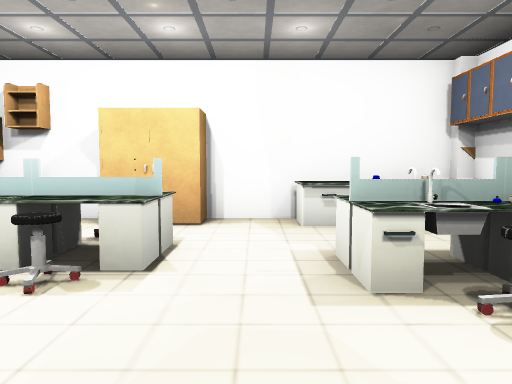
View 1 (above)

24 first-person views from a walk through a 3-D level made in the Unity game engine. The camera is 1.4 m above the floor, tilts 4° down and sees 70° across. Doors are open. The floor is counted in squares, 2 m on a side. Each view is taken from the middle of a square. On the plan, view 1 faces up. The plan holds only what a view shows up to about 11 squares ahead; the rest is blank. The place goes on beyond the plan. The player character is not drawn. Some surface patterns are stand-ins.

View 2
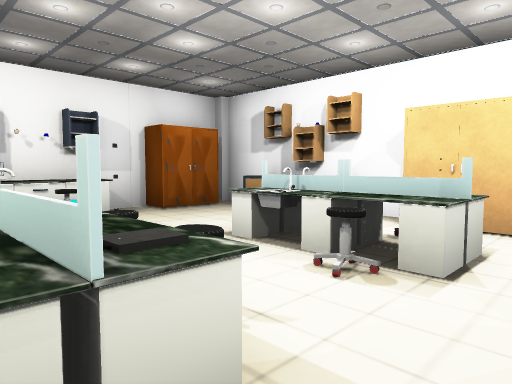

View 3
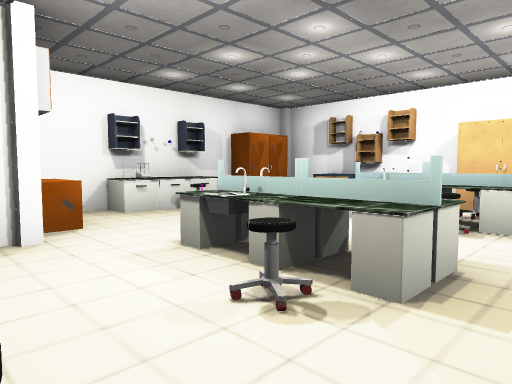

View 4
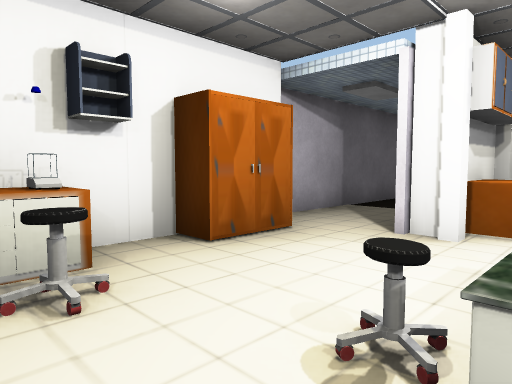

View 5
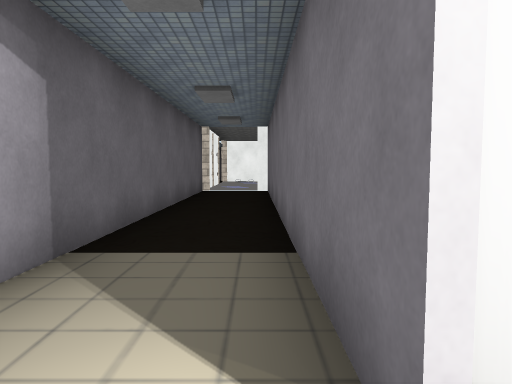

View 6
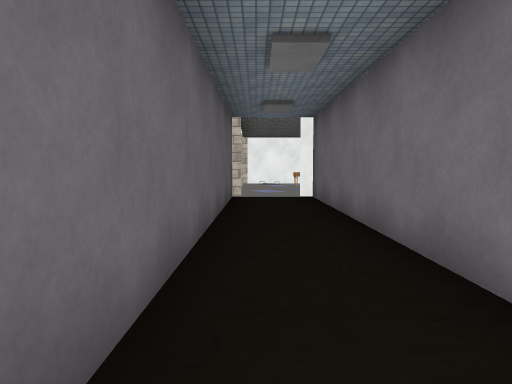

View 7
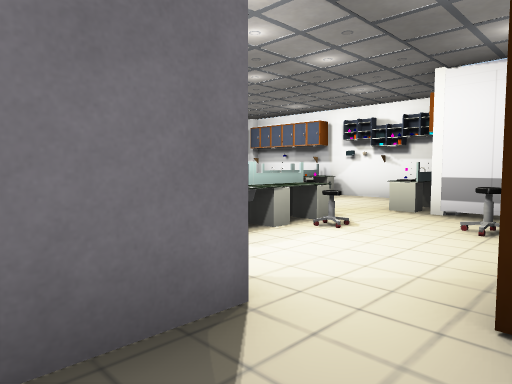

View 8
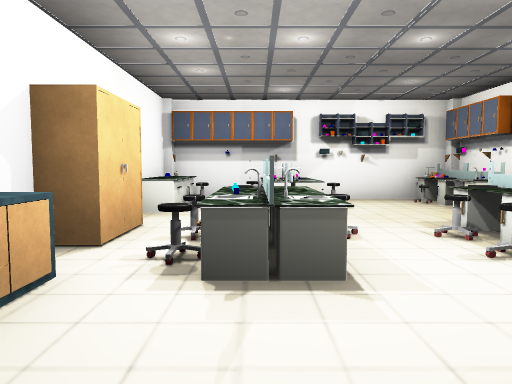

View 9
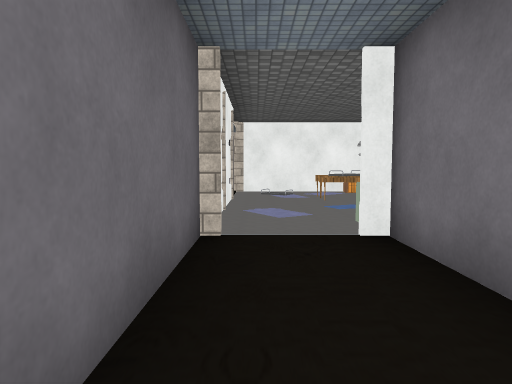

View 10
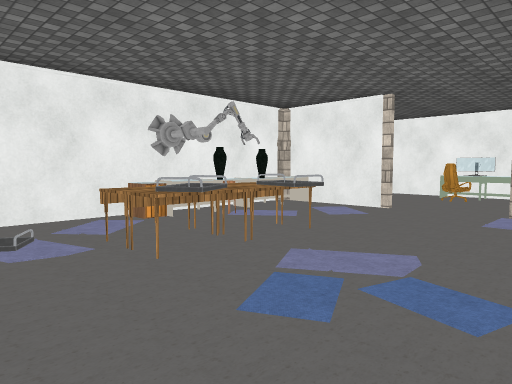

View 11
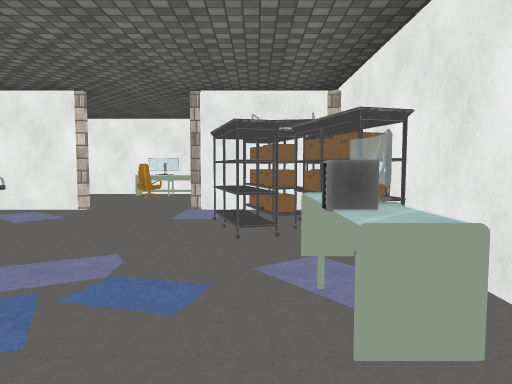

View 12
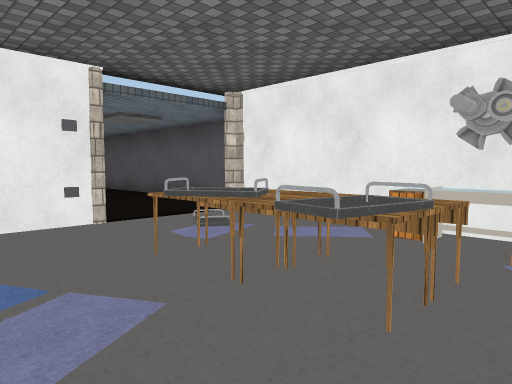

View 13
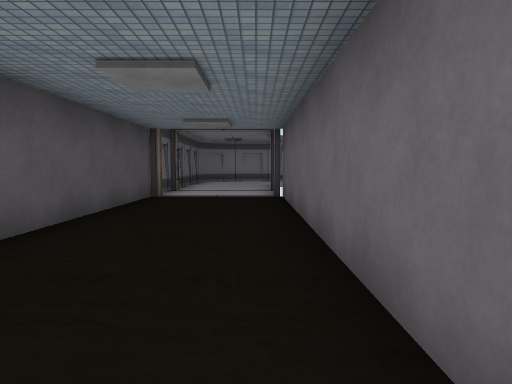

View 14
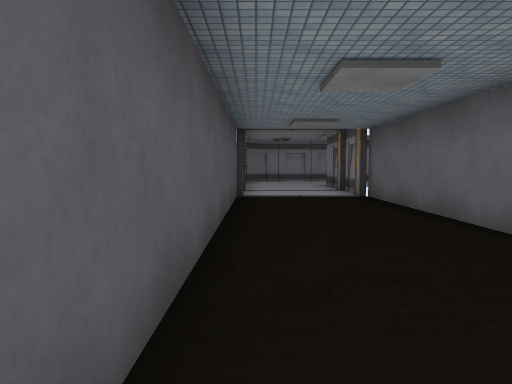

View 15
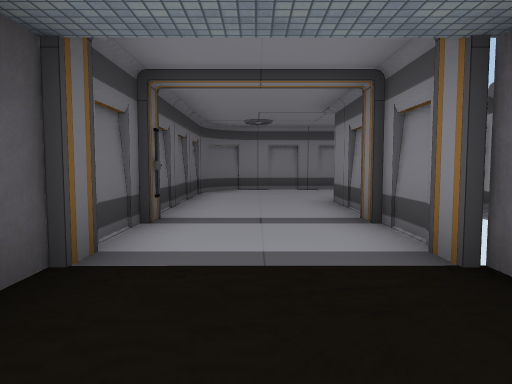

View 16
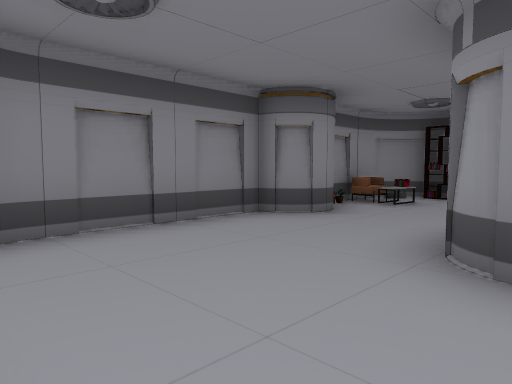

View 17
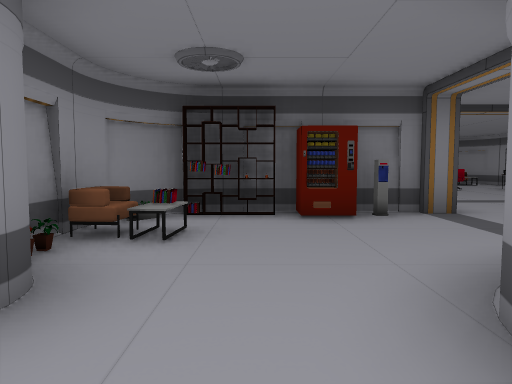

View 18
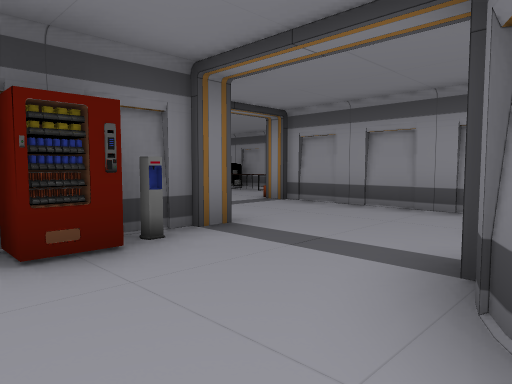

View 19
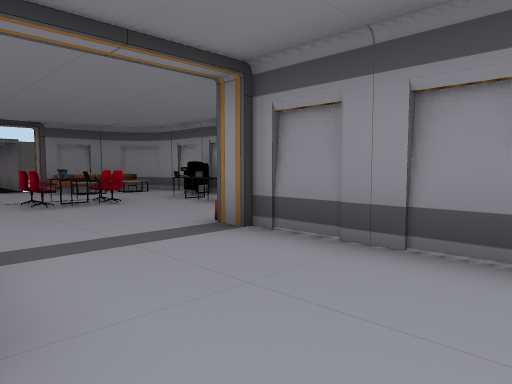

View 20
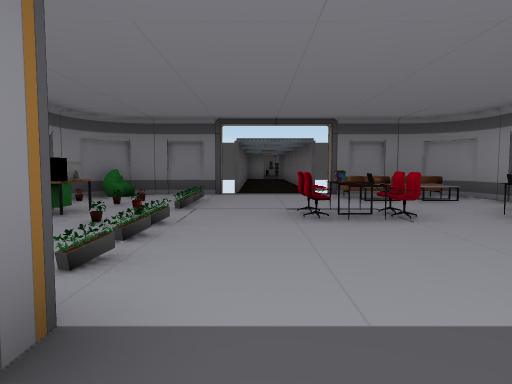

View 21
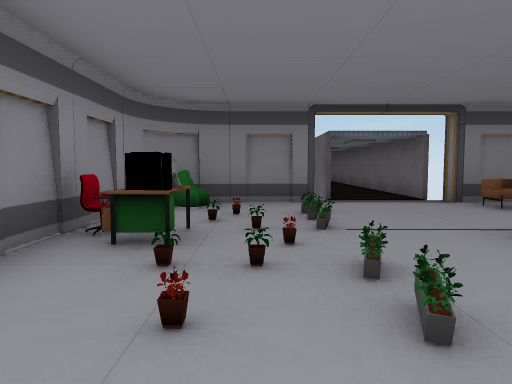

View 22
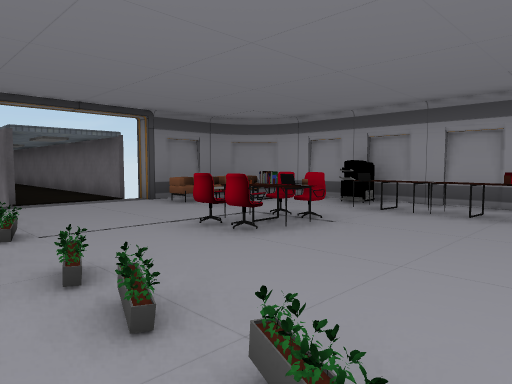

View 23
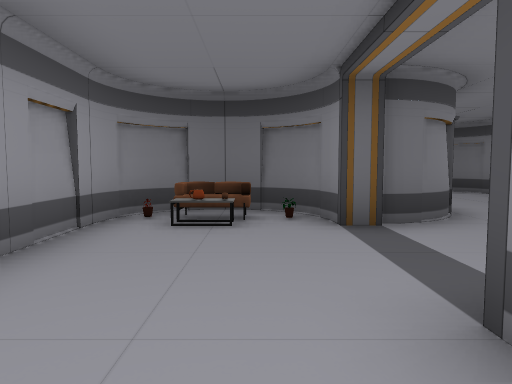

View 24
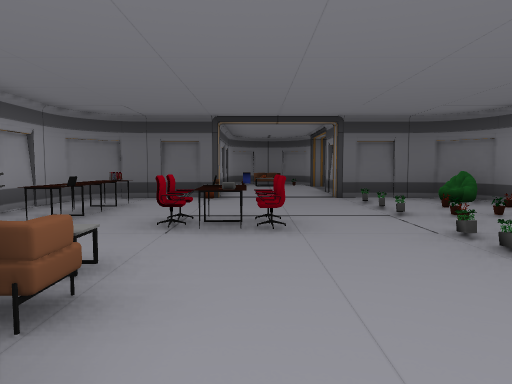

### Floor plan
Points are (right, up) in squares from view 1. A wall is a line through its corners. A room is listed if a view was taken in it or the views show most of it. See-through windows are left out.
Room 1 (views 1, 2, 3, 4, 5, 6, 7, 8, 9)
walls: (-2.5, -2.7) (-2.1, -2.7) (-2.1, -3.2) (-1.4, -3.2); (-6.4, -1.7) (-13.2, -1.7); (0.6, -2) (0.6, -1.5); (-5.9, 3.2) (-5.9, -0.5); (2.8, -0.5) (2.8, 2.5); (0.5, 4.9) (-5.5, 4.9); (-13.5, -3.6) (-4.2, -3.6)
ways out: open door at (-14, -3) to room 2
objects: other object (-6, -1); other object (-6, 4); other object (-6, 5); other object (-5, -1); other object (-5, 2); other object (-4, -1); other object (-4, 4); other object (-3, 4); other object (-2, -1); other object (-2, 0); other object (-2, 1); other object (-2, 2); other object (-2, 3); other object (-2, 4); other object (-1, -3); other object (-1, -2); other object (-1, -1); other object (-1, 0); other object (-1, 1); other object (-1, 2); other object (-1, 3); other object (-1, 4); other object (-1, 5); other object (0, -1); other object (0, 1); other object (0, 3); other object (1, -1); other object (1, 1); other object (1, 2); other object (1, 4); other object (1, 5) to (2, 5); other object (2, 0); other object (2, 3); other object (2, 4); other object (3, -1); other object (3, 5)
Room 2 (views 10, 11, 12, 13, 14, 15)
walls: (-17.5, -3.6) (-16.5, -3.6); (-20.1, -0.4) (-20.1, -3.4); (-20.6, -4.5) (-20.6, -13.6); (-18.4, 2.9) (-19.5, 2.9); (-17.4, 6.3) (-19.2, 6.3); (-17.5, -14) (-17.6, -5.6)
ways out: open door at (-14, -3) to room 1; open door at (-19, -14) to room 3
objects: other object (-20, -4); other object (-20, 0); other object (-20, 1); other object (-20, 2); other object (-20, 3); other object (-19, 1); other object (-19, 2); other object (-18, -3); other object (-18, -1) to (-18, 0); other object (-18, 3); other object (-18, 5); other object (-17, 6); other object (-16, -3); other object (-16, -1); other object (-16, 3); other object (-15, -1); other object (-15, -1) to (-14, 0); other object (-15, 1); other object (-15, 2); other object (-14, -2); other object (-14, 0) to (-14, 1); other object (-14, 2); other object (-14, 3)
Room 3 (views 16, 17, 18, 19)
walls: (-23.7, -17.8) (-23.7, -16.9) (-23.3, -16.9); (-22.1, -22) (-18.8, -22); (-20.6, -16.6) (-20.6, -18.5); (-26.6, -16.9) (-26.6, -20.8); (-20.4, -15.5) (-20.4, -16); (-23.3, -13.9) (-26.4, -13.9); (-20.6, -14.2) (-20.6, -15.6); (-17.5, -20.7) (-17.5, -14)
ways out: open door at (-19, -14) to room 2; opening at (-27.5, -15.5) to room 4
objects: other object (-26, -21); other object (-26, -19); other object (-26, -18); other object (-25, -22) to (-25, -21); other object (-25, -20); other object (-24, -22); other object (-24, -21); other object (-24, -16); other object (-24, -15); other object (-23, -16); other object (-23, -15); other object (-18, -16)
Room 4 (views 20, 21, 22, 23)
walls: (-36.1, -16.8) (-36.1, -18.8); (-28, -14.1) (-28.5, -14.1) (-28.5, -12.3); (-28.5, -18.8) (-28.5, -16.9) (-28, -16.9); (-34.8, -20) (-31.8, -20); (-26.9, -16.9) (-26.6, -16.9); (-29.8, -11) (-34.9, -11); (-36.1, -12.3) (-36.1, -14.1); (-26.4, -13.9) (-28.1, -13.9)
ways out: opening at (-27.5, -15.5) to room 3; open door at (-36.2, -15.2) to room 5
objects: other object (-35, -19); other object (-35, -17); other object (-35, -14) to (-35, -13); other object (-35, -12); other object (-34, -19); other object (-34, -18); other object (-34, -17); other object (-33, -20); other object (-33, -19); other object (-33, -18); other object (-33, -17); other object (-33, -15); other object (-33, -14); other object (-33, -12); other object (-32, -19); other object (-32, -18); other object (-32, -15); other object (-32, -14); other object (-32, -12); other object (-31, -19); other object (-31, -18); other object (-31, -17); other object (-31, -14); other object (-31, -12) to (-30, -12); other object (-30, -17); other object (-29, -19)
Room 5 (view 24)
walls: (-37.6, -16.4) (-36.9, -16.4); (-36.5, -14.5) (-40.5, -14.5)
ways out: open door at (-36.2, -15.2) to room 4

Positions as (right, up) in squares from view 1, and headings:
1: (0, 0), facing up
2: (0, 0), facing up-left
3: (0, -2), facing up-left
4: (0, 0), facing down-left
5: (-3, -2), facing left
6: (-5, -3), facing left
7: (-5, -3), facing up-right
8: (-5, 3), facing right
9: (-10, -3), facing left
10: (-15, -3), facing up-left
11: (-15, -3), facing up
12: (-16, 1), facing down-left
13: (-20, -5), facing down
14: (-18, -5), facing down
15: (-19, -11), facing down
16: (-18, -18), facing down-left
17: (-21, -20), facing left
18: (-23, -20), facing up-left
19: (-25, -17), facing up-left
20: (-27, -16), facing left
21: (-29, -18), facing left
22: (-29, -18), facing up-left
23: (-28, -16), facing right
24: (-37, -15), facing right
